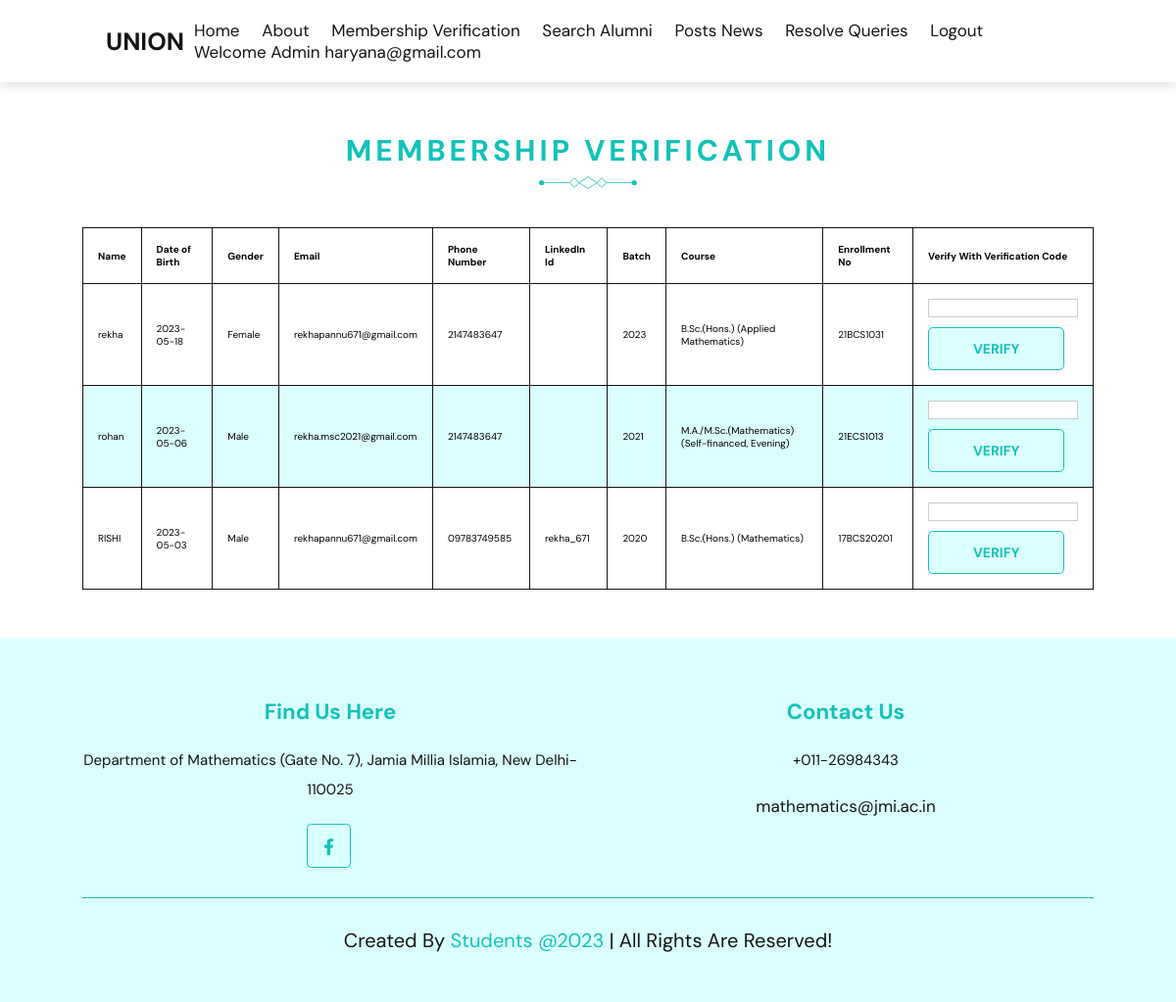
Page /verify.php (signed in) on the committed database.
### tables this page shows
CREATE TABLE `membership` (
  `id` int(11) NOT NULL,
  `name` varchar(50) NOT NULL,
  `dob` date NOT NULL,
  `gender` varchar(10) NOT NULL,
  `email` varchar(100) NOT NULL,
  `phone` varchar(12) NOT NULL,
  `linkedin_id` varchar(100) NOT NULL,
  `batch` varchar(20) NOT NULL,
  `course` varchar(50) NOT NULL,
  `enrollment_no` varchar(50) NOT NULL,
  `photo` blob NOT NULL,
  `marksheet` longblob NOT NULL,
  `occupation` varchar(50) NOT NULL,
  `organization` varchar(50) NOT NULL,
  `designation` varchar(50) NOT NULL,
  `employment_id` varchar(50) NOT NULL,
  `country` varchar(50) NOT NULL,
  `city` varchar(50) NOT NULL,
  `currentdatetime` datetime NOT NULL,
  `verified` int(1) DEFAULT 0,
  `verification_code` int(11) NOT NULL
);

### verify.php (the view, shortened to what this page needs)
<?php
require_once "config.php";
$sql = "SELECT * FROM membership WHERE verified = 0";
$result = $conn->query($sql);
?>
<!DOCTYPE html>
<html lang="en">
<head>
    <link rel="stylesheet" href="https://cdnjs.cloudflare.com/ajax/libs/font-awesome/5.15.4/css/all.min.css">
    <link rel="stylesheet" href="https://unpkg.com/swiper/swiper-bundle.min.css" />
    <link rel="stylesheet" href="css/style.css">
</head>
<body>
    <header class="header">
        <a href="admin.php" class="logo">UNION </a>
        <nav class="navbar">
            <a href="admin.php" class="hover-underline">Home</a>
            <a href="about_admin.php" class="hover-underline">About</a>
			<?php if (isset($_SESSION['username'])) { ?>
                <a href="verify.php" class="hover-underline">Membership Verification</a>
                <a href="search_alumni.php" class="hover-underline">Search Alumni</a>
                <a href="#" class="hover-underline">Posts News</a>
                <a href="#" class="hover-underline">Resolve Queries</a>
            <?php } ?>
            <?php if (isset($_SESSION['username'])) { ?>
                <a href="logout.php" class="hover-underline">Logout</a>
            <?php } else { ?>
                <a href="register.php" class=hover-underline">Register</a>
                <a href="login.php" class="hover-underline">Login</a>
            <?php } ?>
			<a class="nav-link" href="#"><?php echo "Welcome Admin ". $_SESSION['username']?></a>
        </nav>
    </header>
    <section class="verify" id="verify">
        <h1 class="heading">Membership Verification</h1>
        <table style="width:100%">
            <thead>
                <tr>
                    <th>Name</th>
                    <th>Date of Birth</th>
                    <th>Gender</th>
                    <th>Email</th>
                    <th>Phone Number</th>
                    <th>LinkedIn Id</th>
                    <th>Batch</th>
                    <th>Course</th>
                    <th>Enrollment No</th>
                    <th>Verify With Verification Code</th>
                </tr>
            </thead>
            <tbody>
                <?php
                while ($row = $result->fetch_assoc()) {
                    echo "<tr>";
                    echo "<td>" . $row["name"] . "</td>";
                    echo "<td>" . $row["dob"] . "</td>";
                    echo "<td>" . $row["gender"] . "</td>";
                    echo "<td>" . $row["email"] . "</td>";
                    echo "<td>" . $row["phone"] . "</td>";
                    echo "<td>" . $row["linkedin_id"] . "</td>";
                    echo "<td>" . $row["batch"] . "</td>";
                    echo "<td>" . $row["course"] . "</td>";
                    echo "<td>" . $row["enrollment_no"] . "</td>";
                    echo "<td>";
                    echo "<form method='post'>";
                    echo "<input type='text' name='verification_code' id='verification_code' style='border: 1px solid #ccc;'>";
                    echo "<br>";
                    echo '<button type="submit" class="btn"><span class="text text-1">verify</span><span class="text text-2" aria-hidden="true">verify</span></button>';
                    echo "</form>";
                    echo "</td>";
                    echo "</tr>";
                }
                ?>
            </tbody>
        </table>
    </section>
    <section class="footer">
    <div class="box-container">
        <div class="box">
            <h3>Find Us Here</h3>
            <p>Department of Mathematics (Gate No. 7), Jamia Millia Islamia, New Delhi-110025</p>
            <div class="share">
                <a href="https://www.facebook.com/srkmaths.jmi/" class="fab fa-facebook-f"></a>
            </div>
        </div>
        <div class="box">
            <h3>Contact Us</h3>
            <p>+011-26984343</p>
            <a href="mailto:mathematics@jmi.ac.in" class="link">mathematics@jmi.ac.in</a>
        </div>
    </div>
    <div class="credit">Created By <span> Students @2023 </span>| All Rights Are Reserved!</div>
    </section>
  </body>
</html>

### css/style.css (style rules this page uses)
:root { --primary-color: #12c2b9; --secondary: #dbfffe; --black: #141414; --white: #fff; --box-shadow: 0 .5rem 1rem rgba(0, 0, 0, 0.1); }
* { font-family: 'DM Sans', sans-serif; margin: 0; padding: 0; box-sizing: border-box; outline: none; border: none; text-decoration: none; transition: all .2s linear; }
html { font-size: 62.5%; overflow-x: hidden; scroll-padding-top: 9rem; scroll-behavior: smooth; }
section { padding: 5rem 7%; }
.heading { position: relative; color: var(--primary-color); font-size: 3rem; font-weight: 700; text-transform: uppercase; letter-spacing: .4rem; text-align: center; margin-bottom: 3rem; }
.heading::after { content: url('../images/separator.svg'); display: block; width: 10rem; margin-inline: auto; margin-top: -1rem; }
.btn { position: relative; display: inline-block; margin-top: 1rem; color: var(--primary-color); font-size: 1.4rem; font-weight: 700; text-transform: uppercase; max-width: max-content; border: .1rem solid var(--primary-color); background: var(--secondary); padding: 1.2rem 4.5rem; overflow: hidden; z-index: 1; border-radius: .5rem; }
.btn::before { content: ""; position: absolute; bottom: 100%; left: 50%; transform: translateX(-50%); width: 200%; height: 200%; border-radius: 50%; background-color: var(--primary-color); transition: 500ms ease; z-index: -1; }
.btn .text { transition: 250ms ease; }
.btn .text-2 { position: absolute; top: 100%; left: 50%; transform: translateX(-50%); min-width: max-content; color: var(--secondary); }
.header { position: relative; top: 0; left: 0; right: 0; z-index: 1000; background: var(--white); box-shadow: var(--box-shadow); display: flex; justify-content: space-between; align-items: center; padding: 2rem 9%; }
.header .logo { font-size: 2.5rem; font-weight: bolder; color: var(--black); }
.header .navbar a { font-size: 1.7rem; color: var(--black); margin: 0 1rem; padding-block: 1rem; }
.header .navbar .hover-underline { position: relative; max-width: max-content; }
.header .navbar .hover-underline::after { content: ''; position: absolute; left: 0; bottom: 0; width: 100%; height: .5rem; border-block: .1rem solid var(--primary-color); transform: scaleX(0.2); opacity: 0; transition: 500ms ease; }
.footer { background: var(--secondary); text-align: center; }
.footer .box-container { display: grid; grid-template-columns: repeat(auto-fit, minmax(25rem, 1fr)); gap: 2rem; }
.footer .box-container .box h3 { font-size: 2.2rem; color: var(--primary-color); padding: 1rem 0; }
.footer .box-container .box p { font-size: 1.5rem; color: var(--black); line-height: 2; padding: 1rem 0; }
.footer .box-container .box .share { margin-top: 1rem; }
.footer .box-container .box .share a { height: 4.5rem; width: 4.5rem; line-height: 4.5rem; border-radius: 10%; font-size: 1.7rem; border: .1rem solid var(--primary-color); color: var(--primary-color); margin-right: .3rem; text-align: center; }
.footer .box-container .box .link { font-size: 1.7rem; line-height: 2; color: var(--black); padding: .5rem 0; display: block; }
.footer .credit { font-size: 2rem; margin-top: 3rem; padding-top: 3rem; text-align: center; color: var(--black); border-top: .1rem solid var(--primary-color); }
.footer .credit span { color: var(--primary-color); }

### verify.php (style rules this page uses)
table, td, th { border: 1.5px solid #141414; text-align: left; }
table { border-collapse: collapse; width: 100%; }
th, td { padding: 15px; }
tr:nth-child(even) { background-color: #dbfffe; }

### rows in the picture
membership: name "rekha", dob "2023-05-18", gender "Female", email "rekhapannu671@gmail.com", phone "2147483647", batch "2023", course "B.Sc.(Hons.) (Applied Mathematics)", enrollment_no "21BCS1031"
membership: name "rohan", dob "2023-05-06", gender "Male", email "rekha.msc2021@gmail.com", phone "2147483647", batch "2021", course "M.A./M.Sc.(Mathematics) (Self-financed, Evening)", enrollment_no "21ECS1013"
membership: name "RISHI", dob "2023-05-03", gender "Male", email "rekhapannu671@gmail.com", phone "09783749585", linkedin "rekha_671", batch "2020", course "B.Sc.(Hons.) (Mathematics)", enrollment_no "17BCS20201"

### other values in the picture
$_SESSION['username'] "haryana@gmail.com"
